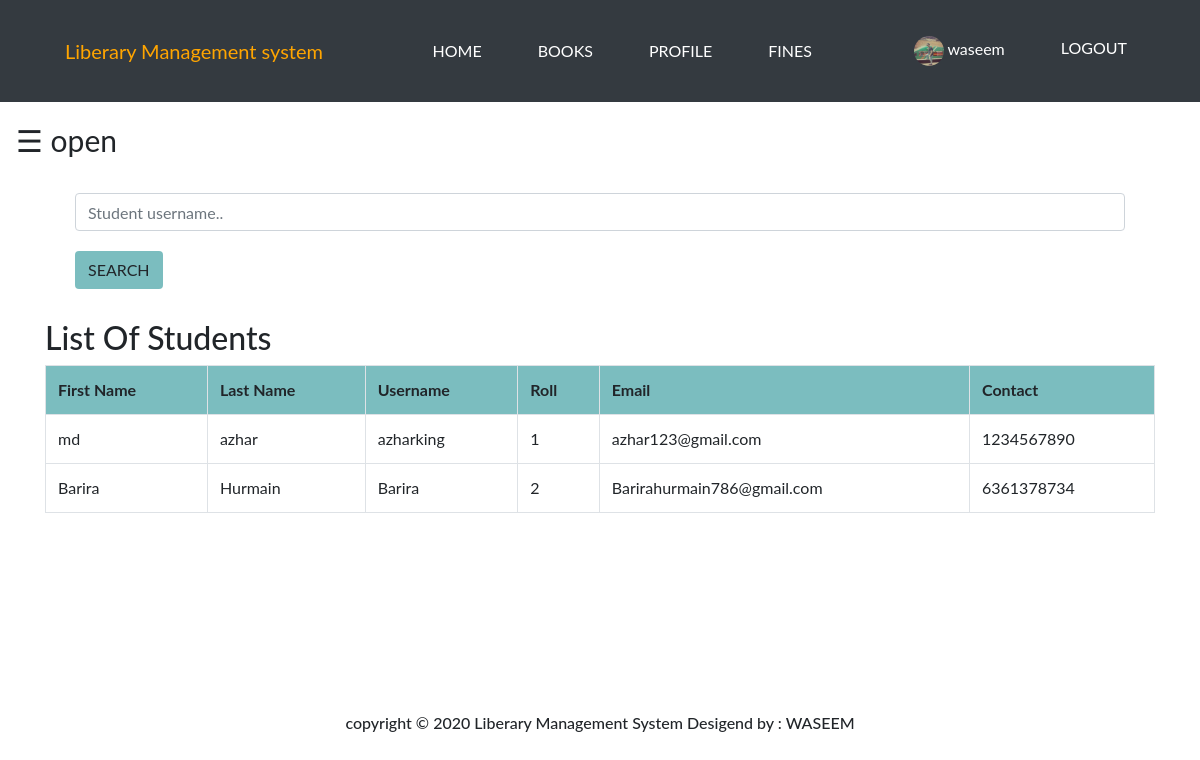
The app's page /website/admin/student.php (signed in) with its own data.
### tables this page shows
CREATE TABLE `student` (
  `id` int(100) NOT NULL,
  `first` varchar(100) NOT NULL,
  `last` varchar(100) NOT NULL,
  `username` varchar(100) NOT NULL,
  `password` varchar(100) NOT NULL,
  `roll` int(100) NOT NULL,
  `email` varchar(100) NOT NULL,
  `contact` varchar(100) NOT NULL,
  `pic` varchar(100) NOT NULL
);

### website/admin/student.php (the view, shortened to what this page needs)
<?php
include "../connection.php";
?>
<!DOCTYPE html>
<html>
<head>
	<head>
	<link rel="stylesheet" href="https://stackpath.bootstrapcdn.com/bootstrap/4.4.1/css/bootstrap.min.css">
	<link rel="stylesheet" type="text/css" href="mystyle.css">
	<link rel="stylesheet" href="https://cdnjs.cloudflare.com/ajax/libs/font-awesome/4.7.0/css/font-awesome.min.css">
</head>
<body>
	  <nav class="navbar navbar-expand-md  navbar-dark bg-dark ">
		  <div class="container">
				<a href="#" class="navbar-brand "><span style="color:orange;">Liberary Management system</span></a>
					<div class="collaps navbar-collapse"  id="navbarid">
						<ul class="navbar-nav text-center ml-auto">
							<li class="nav-item">
								<a href="../index.php" class="nav-link text-white">HOME</a>
							</li>
							<li class="nav-item">
								<a href="books.php" class="nav-link text-white">BOOKS</a>
							</li>
							<?php
							if(isset($_SESSION['username'])) {
								?>
								<li class="nav-item">
									<a href="profile.php" class="nav-link text-white">PROFILE</a>
								</li>
								<li class="nav-item">
									<a href="fine.php" class="nav-link text-white">FINES</a>
								</li>
					  </ul>
							<ul class="navbar-nav text-center ml-auto">
								 <li class="nav-item">
									 <a href="profile.php" class="nav-link text-white">
										<div class = " text-white">
											<?php
												echo "<img class='rounded-circle' height=30 width=30 src='images/".$_SESSION['pic']."'>";
												echo " ".$_SESSION['username'];
											?>
										</div>
									</a>
								</li>
							<li class="nav-item">
								<a href="../logout.php" class="nav-link text-white">LOGOUT</a>
							</li>
						</ul>
					  <?php
				  }
					   ?>
	</div>
	</nav>
<div id="main">
  <span style="font-size:30px;cursor:pointer" onclick="openNav()">&#9776; open</span>
<div class="container edittop">
	<div class="container ml-auto">
		<form class="navbar-form container" method="post" name="form1">
				<input class="form-control" type="text" name="search" placeholder="Student username.." required="">
				<button style="background-color: #6db6b9e6;" type="submit" name="submit" class="btn btn-default">SEARCH
				</button>
		</form>
	</div>
	<h2 style="margin-top: 30px;">List Of Students</h2>
	<?php
		if(isset($_POST['submit']))
		{
			$q=mysqli_query($db,"SELECT first,last,username,roll,email,contact FROM `student` where username like '%$_POST[search]%' ");
			if(mysqli_num_rows($q)==0)
			{
				echo "Sorry! No student found with that username. Try searching again.";
			}
			else
			{
		echo "<table class='table table-bordered container table-hover table-responsive-sm'>";
			echo "<tr style='background-color: #6db6b9e6;'>";
				echo "<th>"; echo "First Name";	echo "</th>";
				echo "<th>"; echo "Last Name";  echo "</th>";
				echo "<th>"; echo "Username";  echo "</th>";
				echo "<th>"; echo "Roll";  echo "</th>";
				echo "<th>"; echo "Email";  echo "</th>";
				echo "<th>"; echo "Contact";  echo "</th>";
			echo "</tr>";
			while($row=mysqli_fetch_assoc($q))
			{
				echo "<tr>";
				echo "<td>"; echo $row['first']; echo "</td>";
				echo "<td>"; echo $row['last']; echo "</td>";
				echo "<td>"; echo $row['username']; echo "</td>";
				echo "<td>"; echo $row['roll']; echo "</td>";
				echo "<td>"; echo $row['email']; echo "</td>";
				echo "<td>"; echo $row['contact']; echo "</td>";
				echo "</tr>";
			}
		echo "</table>";
			}
		}
		else
		{
			$res=mysqli_query($db,"SELECT first,last,username,roll,email,contact FROM `student`;");
		echo "<table class='table table-bordered table-hover table-responsive-sm' >";
			echo "<tr style='background-color: #6db6b9e6;'>";
				echo "<th>"; echo "First Name";	echo "</th>";
				echo "<th>"; echo "Last Name";  echo "</th>";
				echo "<th>"; echo "Username";  echo "</th>";
				echo "<th>"; echo "Roll";  echo "</th>";
				echo "<th>"; echo "Email";  echo "</th>";
				echo "<th>"; echo "Contact";  echo "</th>";
			echo "</tr>";
			while($row=mysqli_fetch_assoc($res))
			{
				echo "<tr>";
				echo "<td>"; echo $row['first']; echo "</td>";
				echo "<td>"; echo $row['last']; echo "</td>";
				echo "<td>"; echo $row['username']; echo "</td>";
				echo "<td>"; echo $row['roll']; echo "</td>";
				echo "<td>"; echo $row['email']; echo "</td>";
				echo "<td>"; echo $row['contact']; echo "</td>";
				echo "</tr>";
			}
		echo "</table>";
		}
	?>
</div>
<footer class="text-center">
			<h6>copyright &copy 2020 Liberary Management System Desigend by : WASEEM</h6>
</footer>
</body>
</html>

### website/admin/mystyle.css (style rules this page uses)
.buttonedit,button { margin-top: 20px; }
.edittop { margin-top: 30px; }
footer { margin-top: 200px; }
@media (min-width: 992px) { li,a { padding: 20px; } }

### website/admin/student.php (style rules this page uses)
body { font-family: "Lato", sans-serif; transition: background-color .5s; }
#main { transition: margin-left .5s; padding: 16px; }

### records on screen
student: first "md", last "azhar", username "azharking", roll "1", email "azhar123@gmail.com", contact "1234567890"
student: first "Barira", last "Hurmain", username "Barira", roll "2", email "Barirahurmain786@gmail.com", contact "6361378734"

### other values on screen
$_SESSION['username'] "waseem"
